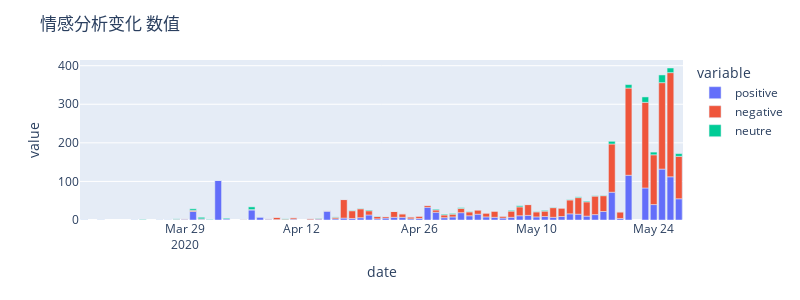
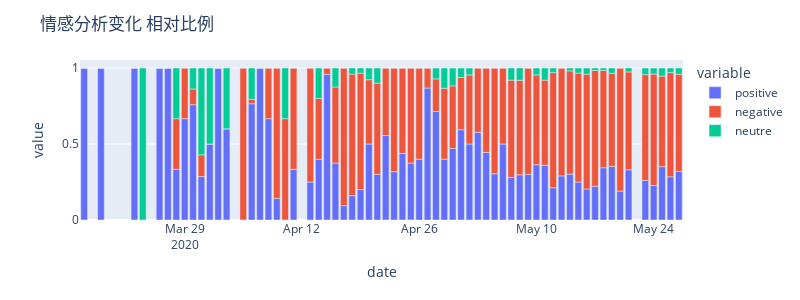
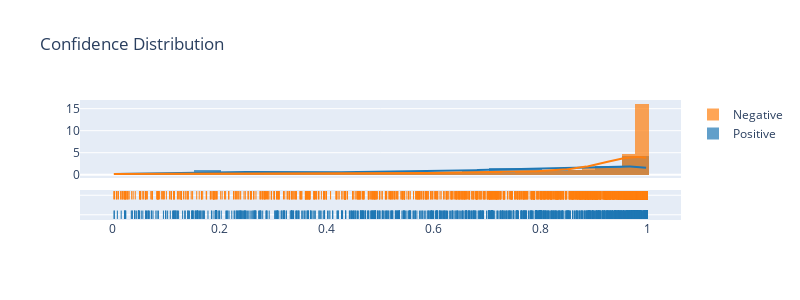

Notebook code cell kept with these figures, in order:
### Code cell
import plotly.figure_factory as ff

# 不同情感的微博每日数量
data = df.groupby('date').agg({
    'positive':'sum',
    'negative':'sum',
    'neutre':'sum',
    })

# data = pd.DataFrame(data.values / data.sum(axis=1).values.reshape(-1,1), index=data.index, columns=data.columns)

data = pd.melt(data.reset_index(), id_vars='date', value_vars=['positive','negative','neutre'])

fig = px.bar(data_frame=data, x='date',y='value',color='variable', )
fig.update_layout(
    height=300,
    width=800,
    title='情感分析变化 数值')
fig.show()

# 不同情感的微博每日比例
data = df.groupby('date').agg({
    'positive':'sum',
    'negative':'sum',
    'neutre':'sum',
    })

data = pd.DataFrame(data.values / data.sum(axis=1).values.reshape(-1,1), index=data.index, columns=data.columns)

data = pd.melt(data.reset_index(), id_vars='date', value_vars=['positive','negative','neutre'])

fig = px.bar(data_frame=data, x='date',y='value',color='variable', )
fig.update_layout(
    height=300,
    width=800,
    title='情感分析变化 相对比例')
fig.show()

# 置信度
fig = ff.create_distplot([df.loc[df['sentiment'] == 2, 'confidence'].values,
                          df.loc[df['sentiment'] == 0, 'confidence'].values], ['Positive', 'Negative'], bin_size=[0.05, .025])
fig.update_layout(width=800, height=300, title='Confidence Distribution')
fig.show()

### Figure 1 — Plotly figure (JSON) as saved in the notebook; plotly's stock layout.template omitted (floating-point values rounded to 4 significant figures)
{"data": [{"alignmentgroup": "True", "hovertemplate": "variable=positive<br>date=%{x}<br>value=%{y}<extra></extra>", "legendgroup": "positive", "marker": {"color": "#636efa"}, "name": "positive", "offsetgroup": "positive", "orientation": "v", "showlegend": true, "textposition": "auto", "type": "bar", "x": ["2020-03-17T00:00:00", "2020-03-19T00:00:00", "2020-03-23T00:00:00", "2020-03-24T00:00:00", "2020-03-26T00:00:00", "2020-03-27T00:00:00", "2020-03-28T00:00:00", "2020-03-29T00:00:00", "2020-03-30T00:00:00", "2020-03-31T00:00:00", "2020-04-01T00:00:00", "2020-04-02T00:00:00", "2020-04-03T00:00:00", "2020-04-05T00:00:00", "2020-04-06T00:00:00", "2020-04-07T00:00:00", "2020-04-08T00:00:00", "2020-04-09T00:00:00", "2020-04-10T00:00:00", "2020-04-11T00:00:00", "2020-04-13T00:00:00", "2020-04-14T00:00:00", "2020-04-15T00:00:00", "2020-04-16T00:00:00", "2020-04-17T00:00:00", "2020-04-18T00:00:00", "2020-04-19T00:00:00", "2020-04-20T00:00:00", "2020-04-21T00:00:00", "2020-04-22T00:00:00", "2020-04-23T00:00:00", "2020-04-24T00:00:00", "2020-04-25T00:00:00", "2020-04-26T00:00:00", "2020-04-27T00:00:00", "2020-04-28T00:00:00", "2020-04-29T00:00:00", "2020-04-30T00:00:00", "2020-05-01T00:00:00", "2020-05-02T00:00:00", "2020-05-03T00:00:00", "2020-05-04T00:00:00", "2020-05-05T00:00:00", "2020-05-06T00:00:00", "2020-05-07T00:00:00", "2020-05-08T00:00:00", "2020-05-09T00:00:00", "2020-05-10T00:00:00", "2020-05-11T00:00:00", "2020-05-12T00:00:00", "2020-05-13T00:00:00", "2020-05-14T00:00:00", "2020-05-15T00:00:00", "2020-05-16T00:00:00", "2020-05-17T00:00:00", "2020-05-18T00:00:00", "2020-05-19T00:00:00", "2020-05-20T00:00:00", "2020-05-21T00:00:00", "2020-05-23T00:00:00", "2020-05-24T00:00:00", "2020-05-25T00:00:00", "2020-05-26T00:00:00", "2020-05-27T00:00:00"], "xaxis": "x", "y": [1, 1, 1, 0, 1, 1, 1, 2, 22, 2, 1, 103, 3, 0, 26, 8, 2, 1, 0, 2, 1, 2, 23, 3, 5, 4, 6, 13, 3, 5, 7, 7, 3, 4, 33, 20, 6, 8, 19, 11, 15, 8, 7, 5, 7, 11, 12, 8, 9, 7, 9, 16, 15, 10, 14, 22, 72, 4, 116, 83, 40, 132, 112, 55], "yaxis": "y"}, {"alignmentgroup": "True", "hovertemplate": "variable=negative<br>date=%{x}<br>value=%{y}<extra></extra>", "legendgroup": "negative", "marker": {"color": "#EF553B"}, "name": "negative", "offsetgroup": "negative", "orientation": "v", "showlegend": true, "textposition": "auto", "type": "bar", "x": ["2020-03-17T00:00:00", "2020-03-19T00:00:00", "2020-03-23T00:00:00", "2020-03-24T00:00:00", "2020-03-26T00:00:00", "2020-03-27T00:00:00", "2020-03-28T00:00:00", "2020-03-29T00:00:00", "2020-03-30T00:00:00", "2020-03-31T00:00:00", "2020-04-01T00:00:00", "2020-04-02T00:00:00", "2020-04-03T00:00:00", "2020-04-05T00:00:00", "2020-04-06T00:00:00", "2020-04-07T00:00:00", "2020-04-08T00:00:00", "2020-04-09T00:00:00", "2020-04-10T00:00:00", "2020-04-11T00:00:00", "2020-04-13T00:00:00", "2020-04-14T00:00:00", "2020-04-15T00:00:00", "2020-04-16T00:00:00", "2020-04-17T00:00:00", "2020-04-18T00:00:00", "2020-04-19T00:00:00", "2020-04-20T00:00:00", "2020-04-21T00:00:00", "2020-04-22T00:00:00", "2020-04-23T00:00:00", "2020-04-24T00:00:00", "2020-04-25T00:00:00", "2020-04-26T00:00:00", "2020-04-27T00:00:00", "2020-04-28T00:00:00", "2020-04-29T00:00:00", "2020-04-30T00:00:00", "2020-05-01T00:00:00", "2020-05-02T00:00:00", "2020-05-03T00:00:00", "2020-05-04T00:00:00", "2020-05-05T00:00:00", "2020-05-06T00:00:00", "2020-05-07T00:00:00", "2020-05-08T00:00:00", "2020-05-09T00:00:00", "2020-05-10T00:00:00", "2020-05-11T00:00:00", "2020-05-12T00:00:00", "2020-05-13T00:00:00", "2020-05-14T00:00:00", "2020-05-15T00:00:00", "2020-05-16T00:00:00", "2020-05-17T00:00:00", "2020-05-18T00:00:00", "2020-05-19T00:00:00", "2020-05-20T00:00:00", "2020-05-21T00:00:00", "2020-05-23T00:00:00", "2020-05-24T00:00:00", "2020-05-25T00:00:00", "2020-05-26T00:00:00", "2020-05-27T00:00:00"], "xaxis": "x", "y": [0, 0, 0, 0, 0, 0, 1, 1, 3, 1, 0, 0, 0, 1, 1, 0, 1, 6, 2, 4, 3, 2, 1, 4, 48, 20, 23, 11, 6, 4, 15, 9, 5, 6, 5, 6, 7, 7, 11, 10, 11, 10, 16, 5, 16, 23, 28, 13, 14, 25, 22, 36, 43, 37, 48, 41, 125, 17, 226, 222, 129, 224, 270, 110], "yaxis": "y"}, {"alignmentgroup": "True", "hovertemplate": "variable=neutre<br>date=%{x}<br>value=%{y}<extra></extra>", "legendgroup": "neutre", "marker": {"color": "#00cc96"}, "name": "neutre", "offsetgroup": "neutre", "orientation": "v", "showlegend": true, "textposition": "auto", "type": "bar", "x": ["2020-03-17T00:00:00", "2020-03-19T00:00:00", "2020-03-23T00:00:00", "2020-03-24T00:00:00", "2020-03-26T00:00:00", "2020-03-27T00:00:00", "2020-03-28T00:00:00", "2020-03-29T00:00:00", "2020-03-30T00:00:00", "2020-03-31T00:00:00", "2020-04-01T00:00:00", "2020-04-02T00:00:00", "2020-04-03T00:00:00", "2020-04-05T00:00:00", "2020-04-06T00:00:00", "2020-04-07T00:00:00", "2020-04-08T00:00:00", "2020-04-09T00:00:00", "2020-04-10T00:00:00", "2020-04-11T00:00:00", "2020-04-13T00:00:00", "2020-04-14T00:00:00", "2020-04-15T00:00:00", "2020-04-16T00:00:00", "2020-04-17T00:00:00", "2020-04-18T00:00:00", "2020-04-19T00:00:00", "2020-04-20T00:00:00", "2020-04-21T00:00:00", "2020-04-22T00:00:00", "2020-04-23T00:00:00", "2020-04-24T00:00:00", "2020-04-25T00:00:00", "2020-04-26T00:00:00", "2020-04-27T00:00:00", "2020-04-28T00:00:00", "2020-04-29T00:00:00", "2020-04-30T00:00:00", "2020-05-01T00:00:00", "2020-05-02T00:00:00", "2020-05-03T00:00:00", "2020-05-04T00:00:00", "2020-05-05T00:00:00", "2020-05-06T00:00:00", "2020-05-07T00:00:00", "2020-05-08T00:00:00", "2020-05-09T00:00:00", "2020-05-10T00:00:00", "2020-05-11T00:00:00", "2020-05-12T00:00:00", "2020-05-13T00:00:00", "2020-05-14T00:00:00", "2020-05-15T00:00:00", "2020-05-16T00:00:00", "2020-05-17T00:00:00", "2020-05-18T00:00:00", "2020-05-19T00:00:00", "2020-05-20T00:00:00", "2020-05-21T00:00:00", "2020-05-23T00:00:00", "2020-05-24T00:00:00", "2020-05-25T00:00:00", "2020-05-26T00:00:00", "2020-05-27T00:00:00"], "xaxis": "x", "y": [0, 0, 0, 1, 0, 0, 1, 0, 4, 4, 1, 0, 2, 0, 7, 0, 0, 0, 1, 0, 0, 1, 0, 1, 0, 1, 1, 2, 1, 0, 0, 0, 0, 0, 0, 2, 2, 2, 2, 1, 0, 0, 0, 0, 2, 3, 0, 1, 2, 1, 0, 1, 2, 2, 1, 1, 7, 0, 9, 14, 7, 20, 12, 7], "yaxis": "y"}], "layout": {"barmode": "relative", "height": 300, "legend": {"title": {"text": "variable"}, "tracegroupgap": 0}, "margin": {"t": 60}, "title": {"text": "情感分析变化 数值"}, "width": 800, "xaxis": {"anchor": "y", "domain": [0, 1], "title": {"text": "date"}}, "yaxis": {"anchor": "x", "domain": [0, 1], "title": {"text": "value"}}}}

### Figure 2 — Plotly figure (JSON) as saved in the notebook; plotly's stock layout.template omitted (floating-point values rounded to 4 significant figures)
{"data": [{"alignmentgroup": "True", "hovertemplate": "variable=positive<br>date=%{x}<br>value=%{y}<extra></extra>", "legendgroup": "positive", "marker": {"color": "#636efa"}, "name": "positive", "offsetgroup": "positive", "orientation": "v", "showlegend": true, "textposition": "auto", "type": "bar", "x": ["2020-03-17T00:00:00", "2020-03-19T00:00:00", "2020-03-23T00:00:00", "2020-03-24T00:00:00", "2020-03-26T00:00:00", "2020-03-27T00:00:00", "2020-03-28T00:00:00", "2020-03-29T00:00:00", "2020-03-30T00:00:00", "2020-03-31T00:00:00", "2020-04-01T00:00:00", "2020-04-02T00:00:00", "2020-04-03T00:00:00", "2020-04-05T00:00:00", "2020-04-06T00:00:00", "2020-04-07T00:00:00", "2020-04-08T00:00:00", "2020-04-09T00:00:00", "2020-04-10T00:00:00", "2020-04-11T00:00:00", "2020-04-13T00:00:00", "2020-04-14T00:00:00", "2020-04-15T00:00:00", "2020-04-16T00:00:00", "2020-04-17T00:00:00", "2020-04-18T00:00:00", "2020-04-19T00:00:00", "2020-04-20T00:00:00", "2020-04-21T00:00:00", "2020-04-22T00:00:00", "2020-04-23T00:00:00", "2020-04-24T00:00:00", "2020-04-25T00:00:00", "2020-04-26T00:00:00", "2020-04-27T00:00:00", "2020-04-28T00:00:00", "2020-04-29T00:00:00", "2020-04-30T00:00:00", "2020-05-01T00:00:00", "2020-05-02T00:00:00", "2020-05-03T00:00:00", "2020-05-04T00:00:00", "2020-05-05T00:00:00", "2020-05-06T00:00:00", "2020-05-07T00:00:00", "2020-05-08T00:00:00", "2020-05-09T00:00:00", "2020-05-10T00:00:00", "2020-05-11T00:00:00", "2020-05-12T00:00:00", "2020-05-13T00:00:00", "2020-05-14T00:00:00", "2020-05-15T00:00:00", "2020-05-16T00:00:00", "2020-05-17T00:00:00", "2020-05-18T00:00:00", "2020-05-19T00:00:00", "2020-05-20T00:00:00", "2020-05-21T00:00:00", "2020-05-23T00:00:00", "2020-05-24T00:00:00", "2020-05-25T00:00:00", "2020-05-26T00:00:00", "2020-05-27T00:00:00"], "xaxis": "x", "y": [1, 1, 1, 0, 1, 1, 0.3333, 0.6667, 0.7586, 0.2857, 0.5, 1, 0.6, 0, 0.7647, 1, 0.6667, 0.1429, 0, 0.3333, 0.25, 0.4, 0.9583, 0.375, 0.09434, 0.16, 0.2, 0.5, 0.3, 0.5556, 0.3182, 0.4375, 0.375, 0.4, 0.8684, 0.7143, 0.4, 0.4706, 0.5938, 0.5, 0.5769, 0.4444, 0.3043, 0.5, 0.28, 0.2973, 0.3, 0.3636, 0.36, 0.2121, 0.2903, 0.3019, 0.25, 0.2041, 0.2222, 0.3438, 0.3529, 0.1905, 0.3305, 0.2602, 0.2273, 0.3511, 0.2843, 0.3198], "yaxis": "y"}, {"alignmentgroup": "True", "hovertemplate": "variable=negative<br>date=%{x}<br>value=%{y}<extra></extra>", "legendgroup": "negative", "marker": {"color": "#EF553B"}, "name": "negative", "offsetgroup": "negative", "orientation": "v", "showlegend": true, "textposition": "auto", "type": "bar", "x": ["2020-03-17T00:00:00", "2020-03-19T00:00:00", "2020-03-23T00:00:00", "2020-03-24T00:00:00", "2020-03-26T00:00:00", "2020-03-27T00:00:00", "2020-03-28T00:00:00", "2020-03-29T00:00:00", "2020-03-30T00:00:00", "2020-03-31T00:00:00", "2020-04-01T00:00:00", "2020-04-02T00:00:00", "2020-04-03T00:00:00", "2020-04-05T00:00:00", "2020-04-06T00:00:00", "2020-04-07T00:00:00", "2020-04-08T00:00:00", "2020-04-09T00:00:00", "2020-04-10T00:00:00", "2020-04-11T00:00:00", "2020-04-13T00:00:00", "2020-04-14T00:00:00", "2020-04-15T00:00:00", "2020-04-16T00:00:00", "2020-04-17T00:00:00", "2020-04-18T00:00:00", "2020-04-19T00:00:00", "2020-04-20T00:00:00", "2020-04-21T00:00:00", "2020-04-22T00:00:00", "2020-04-23T00:00:00", "2020-04-24T00:00:00", "2020-04-25T00:00:00", "2020-04-26T00:00:00", "2020-04-27T00:00:00", "2020-04-28T00:00:00", "2020-04-29T00:00:00", "2020-04-30T00:00:00", "2020-05-01T00:00:00", "2020-05-02T00:00:00", "2020-05-03T00:00:00", "2020-05-04T00:00:00", "2020-05-05T00:00:00", "2020-05-06T00:00:00", "2020-05-07T00:00:00", "2020-05-08T00:00:00", "2020-05-09T00:00:00", "2020-05-10T00:00:00", "2020-05-11T00:00:00", "2020-05-12T00:00:00", "2020-05-13T00:00:00", "2020-05-14T00:00:00", "2020-05-15T00:00:00", "2020-05-16T00:00:00", "2020-05-17T00:00:00", "2020-05-18T00:00:00", "2020-05-19T00:00:00", "2020-05-20T00:00:00", "2020-05-21T00:00:00", "2020-05-23T00:00:00", "2020-05-24T00:00:00", "2020-05-25T00:00:00", "2020-05-26T00:00:00", "2020-05-27T00:00:00"], "xaxis": "x", "y": [0, 0, 0, 0, 0, 0, 0.3333, 0.3333, 0.1034, 0.1429, 0, 0, 0, 1, 0.02941, 0, 0.3333, 0.8571, 0.6667, 0.6667, 0.75, 0.4, 0.04167, 0.5, 0.9057, 0.8, 0.7667, 0.4231, 0.6, 0.4444, 0.6818, 0.5625, 0.625, 0.6, 0.1316, 0.2143, 0.4667, 0.4118, 0.3438, 0.4545, 0.4231, 0.5556, 0.6957, 0.5, 0.64, 0.6216, 0.7, 0.5909, 0.56, 0.7576, 0.7097, 0.6792, 0.7167, 0.7551, 0.7619, 0.6406, 0.6127, 0.8095, 0.6439, 0.6959, 0.733, 0.5957, 0.6853, 0.6395], "yaxis": "y"}, {"alignmentgroup": "True", "hovertemplate": "variable=neutre<br>date=%{x}<br>value=%{y}<extra></extra>", "legendgroup": "neutre", "marker": {"color": "#00cc96"}, "name": "neutre", "offsetgroup": "neutre", "orientation": "v", "showlegend": true, "textposition": "auto", "type": "bar", "x": ["2020-03-17T00:00:00", "2020-03-19T00:00:00", "2020-03-23T00:00:00", "2020-03-24T00:00:00", "2020-03-26T00:00:00", "2020-03-27T00:00:00", "2020-03-28T00:00:00", "2020-03-29T00:00:00", "2020-03-30T00:00:00", "2020-03-31T00:00:00", "2020-04-01T00:00:00", "2020-04-02T00:00:00", "2020-04-03T00:00:00", "2020-04-05T00:00:00", "2020-04-06T00:00:00", "2020-04-07T00:00:00", "2020-04-08T00:00:00", "2020-04-09T00:00:00", "2020-04-10T00:00:00", "2020-04-11T00:00:00", "2020-04-13T00:00:00", "2020-04-14T00:00:00", "2020-04-15T00:00:00", "2020-04-16T00:00:00", "2020-04-17T00:00:00", "2020-04-18T00:00:00", "2020-04-19T00:00:00", "2020-04-20T00:00:00", "2020-04-21T00:00:00", "2020-04-22T00:00:00", "2020-04-23T00:00:00", "2020-04-24T00:00:00", "2020-04-25T00:00:00", "2020-04-26T00:00:00", "2020-04-27T00:00:00", "2020-04-28T00:00:00", "2020-04-29T00:00:00", "2020-04-30T00:00:00", "2020-05-01T00:00:00", "2020-05-02T00:00:00", "2020-05-03T00:00:00", "2020-05-04T00:00:00", "2020-05-05T00:00:00", "2020-05-06T00:00:00", "2020-05-07T00:00:00", "2020-05-08T00:00:00", "2020-05-09T00:00:00", "2020-05-10T00:00:00", "2020-05-11T00:00:00", "2020-05-12T00:00:00", "2020-05-13T00:00:00", "2020-05-14T00:00:00", "2020-05-15T00:00:00", "2020-05-16T00:00:00", "2020-05-17T00:00:00", "2020-05-18T00:00:00", "2020-05-19T00:00:00", "2020-05-20T00:00:00", "2020-05-21T00:00:00", "2020-05-23T00:00:00", "2020-05-24T00:00:00", "2020-05-25T00:00:00", "2020-05-26T00:00:00", "2020-05-27T00:00:00"], "xaxis": "x", "y": [0, 0, 0, 1, 0, 0, 0.3333, 0, 0.1379, 0.5714, 0.5, 0, 0.4, 0, 0.2059, 0, 0, 0, 0.3333, 0, 0, 0.2, 0, 0.125, 0, 0.04, 0.03333, 0.07692, 0.1, 0, 0, 0, 0, 0, 0, 0.07143, 0.1333, 0.1176, 0.0625, 0.04545, 0, 0, 0, 0, 0.08, 0.08108, 0, 0.04545, 0.08, 0.0303, 0, 0.01887, 0.03333, 0.04082, 0.01587, 0.01562, 0.03431, 0, 0.02564, 0.04389, 0.03977, 0.05319, 0.03046, 0.0407], "yaxis": "y"}], "layout": {"barmode": "relative", "height": 300, "legend": {"title": {"text": "variable"}, "tracegroupgap": 0}, "margin": {"t": 60}, "title": {"text": "情感分析变化 相对比例"}, "width": 800, "xaxis": {"anchor": "y", "domain": [0, 1], "title": {"text": "date"}}, "yaxis": {"anchor": "x", "domain": [0, 1], "title": {"text": "value"}}}}

### Figure 3 — Plotly figure (JSON) as saved in the notebook; plotly's stock layout.template omitted (floating-point values rounded to 4 significant figures; data arrays with more than 128 entries replaced by an {"elided": "..."} marker saying what was removed)
{"data": [{"autobinx": false, "histnorm": "probability density", "legendgroup": "Positive", "marker": {"color": "rgb(31, 119, 180)"}, "name": "Positive", "opacity": 0.7, "type": "histogram", "x": {"elided": "1150 float values"}, "xaxis": "x", "xbins": {"end": 0.9999, "size": 0.05, "start": 0.003317}, "yaxis": "y"}, {"autobinx": false, "histnorm": "probability density", "legendgroup": "Negative", "marker": {"color": "rgb(255, 127, 14)"}, "name": "Negative", "opacity": 0.7, "type": "histogram", "x": {"elided": "1935 float values"}, "xaxis": "x", "xbins": {"end": 1.0, "size": 0.025, "start": 0.002706}, "yaxis": "y"}, {"legendgroup": "Positive", "marker": {"color": "rgb(31, 119, 180)"}, "mode": "lines", "name": "Positive", "showlegend": false, "type": "scatter", "x": {"elided": "500 float values"}, "xaxis": "x", "y": {"elided": "500 float values"}, "yaxis": "y"}, {"legendgroup": "Negative", "marker": {"color": "rgb(255, 127, 14)"}, "mode": "lines", "name": "Negative", "showlegend": false, "type": "scatter", "x": {"elided": "500 float values"}, "xaxis": "x", "y": {"elided": "500 float values"}, "yaxis": "y"}, {"legendgroup": "Positive", "marker": {"color": "rgb(31, 119, 180)", "symbol": "line-ns-open"}, "mode": "markers", "name": "Positive", "showlegend": false, "type": "scatter", "x": {"elided": "1150 float values"}, "xaxis": "x", "y": {"elided": "1150 str values"}, "yaxis": "y2"}, {"legendgroup": "Negative", "marker": {"color": "rgb(255, 127, 14)", "symbol": "line-ns-open"}, "mode": "markers", "name": "Negative", "showlegend": false, "type": "scatter", "x": {"elided": "1935 float values"}, "xaxis": "x", "y": {"elided": "1935 str values"}, "yaxis": "y2"}], "layout": {"barmode": "overlay", "height": 300, "hovermode": "closest", "legend": {"traceorder": "reversed"}, "title": {"text": "Confidence Distribution"}, "width": 800, "xaxis": {"anchor": "y2", "domain": [0, 1], "zeroline": false}, "yaxis": {"anchor": "free", "domain": [0.35, 1], "position": 0}, "yaxis2": {"anchor": "x", "domain": [0, 0.25], "dtick": 1, "showticklabels": false}}}
